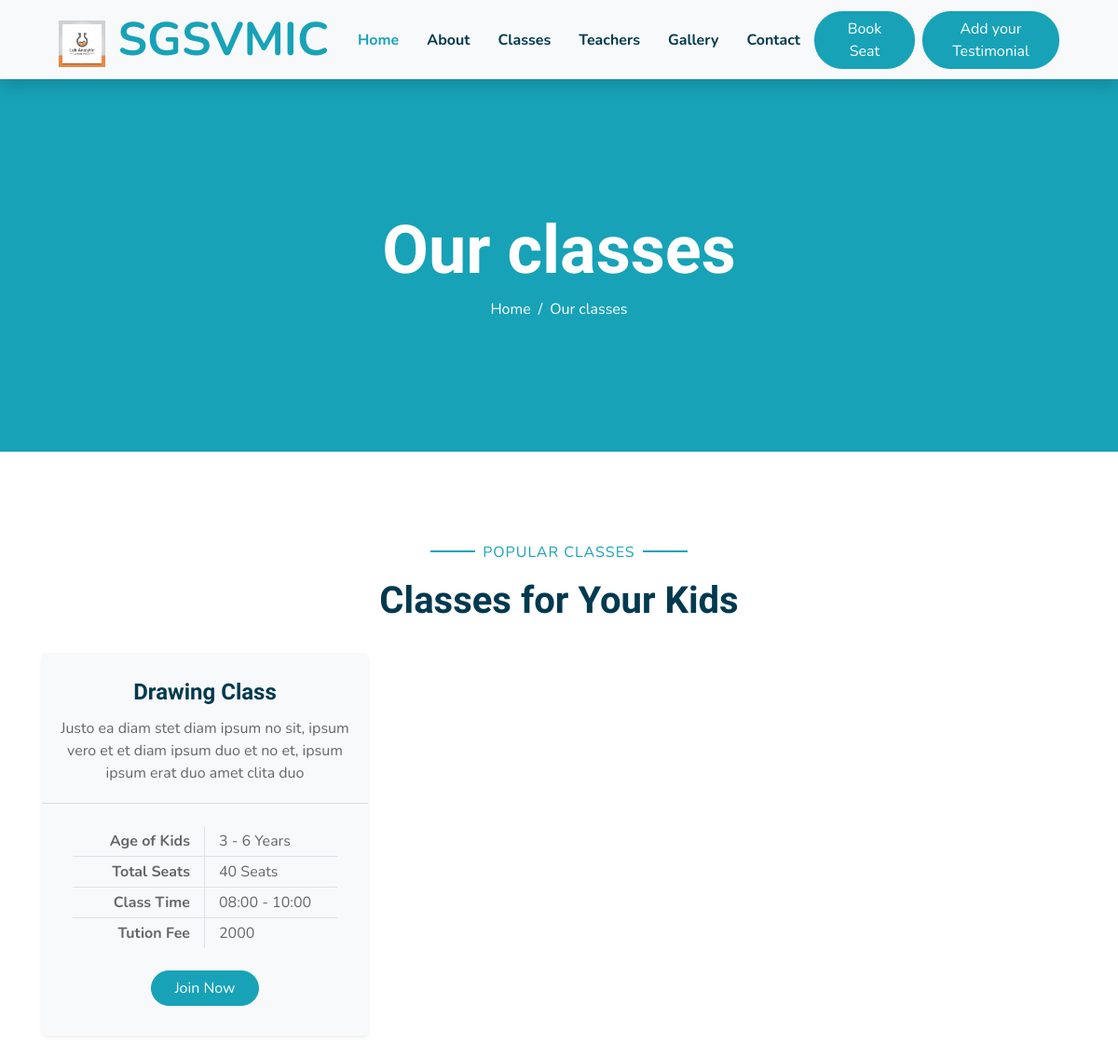
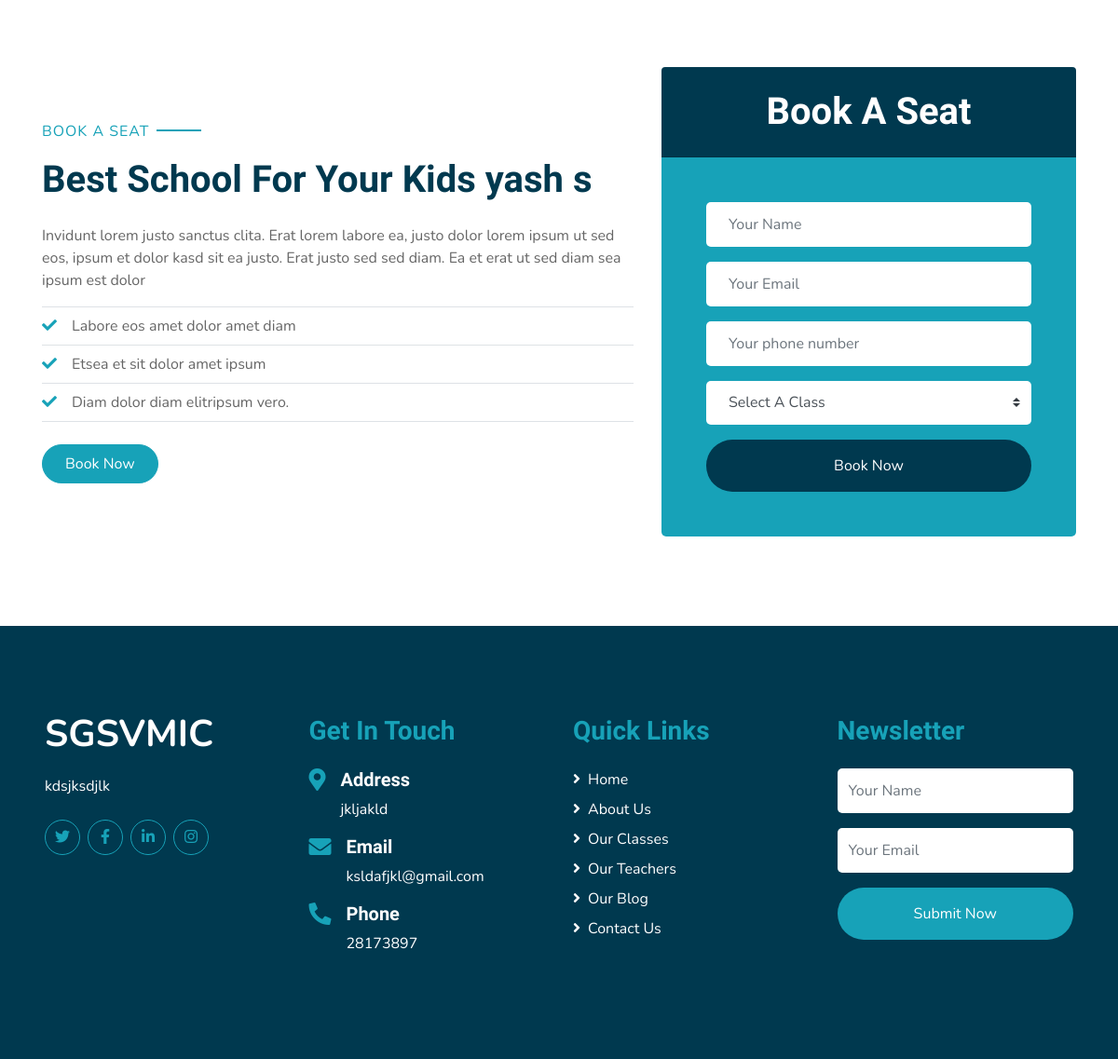
Page /classes on the committed database (2 pictures, top to bottom).
### home/models.py (models this page shows)
class MainHeading(models.Model):
    title = models.CharField(max_length=32, blank=False, null=False)
    about = models.TextField(max_length=300, blank=False, null=False)
    images = models.ImageField(upload_to='img/upload')
    school_logo = models.ImageField(upload_to='img/upload')

class classes(models.Model):
    class_name = models.CharField(max_length=60, blank=False, null=False)
    class_description = models.TextField(max_length=256, blank=False, null=False)
    class_times = models.CharField(max_length=60, blank=False, null=False)
    fee = models.IntegerField(blank=False, null=False)
    class_img = models.ImageField(blank=True)

class About_school(models.Model):
    title = models.CharField(max_length=32, blank=False, null=False)
    about_detail = models.TextField(max_length=320, blank=False, null=False)
    about_img1 = models.ImageField(upload_to='img/upload')
    about_img2 = models.ImageField(upload_to='img/upload')
    points_1 = models.CharField(max_length=32, blank=True, null=True)
    points_2 = models.CharField(max_length=32, blank=True, null=True)
    points_3 = models.CharField(max_length=32, blank=True, null=True)

class school_basic_detail(models.Model):
    about_school = models.TextField(max_length=500, blank=False, null=False)
    contact_description = models.TextField(max_length=500, blank=False, null=False)
    opening_Hours = models.TextField(max_length=500, blank=False, null=False)
    address = models.CharField(max_length=60, blank=False, null=False)
    email = models.EmailField(blank=True)
    phone = models.CharField(max_length=12, blank=False, null=False)
    Facebook = models.URLField(blank=True)
    instagram = models.URLField(blank=True)
    twitter = models.URLField(blank=True)
    linkedin = models.URLField(blank=True)

### home/views.py (the view)
# urls.py: path('classes', classes_page),
def classes_page(request):
    return render(request, 'html/pages/class.html', all_data())

### home/views.py (called while the page is built)
def all_data():
    media_url = settings.MEDIA_URL
    teachers = Teachers.objects.all()
    f = Facilities.objects.all()
    tes = testimonial.objects.all()
    c = classes.objects.all()
    b = blog.objects.all()
    de = school_basic_detail.objects.all()
    about = About_school.objects.all()
    main_heading = MainHeading.objects.all()
    img = images.objects.all()
    school_logo = main_heading[:1:-1][0].school_logo
    data = {'school_name': 'SGSVMIC',
            'teachers': teachers[:4],
            'Facilities': f[:6],
            'classes': c[:3],
            'blog': b[:3:-1],
            'school_detail': de[:1:-1],
            'about': about[:1:-1],
            'main_heading': main_heading[:1:-1],
            'images': img,
            'school_logo': school_logo,
            'media_url': media_url,
            'testimonial': tes[:10:-1]}
    return data

### templates/html/pages/class.html
{% extends 'html/index.html' %}
{% block content %}
<div class="container-fluid bg-primary mb-5">
        <div class="d-flex flex-column align-items-center justify-content-center" style="min-height: 400px">
            <h3 class="display-3 font-weight-bold text-white">Our classes</h3>
            <div class="d-inline-flex text-white">
                <p class="m-0"><a class="text-white" href="">Home</a></p>
                <p class="m-0 px-2">/</p>
                <p class="m-0">Our classes</p>
            </div>
        </div>
    </div>
{% include "html/component/class.html" %}
{% include "html/component/registration.html" %}
{% endblock %}

### templates/html/navbar_futtor/navbar.html (shortened to what this page needs)
{% load static %}
<div class="container-fluid bg-light position-relative shadow">
        <nav class="navbar navbar-expand-lg bg-light navbar-light py-3 py-lg-0 px-0 px-lg-5">
            <a href="/" class="navbar-brand font-weight-bold text-secondary" style="font-size: 50px;">
                <img  src="{% static school_logo %}" style="width:50px;height:50px;"></img>
                <span class="text-primary">{{school_name}}</span>
            </a>
            <div class="collapse navbar-collapse justify-content-between" id="navbarCollapse">
                <div class="navbar-nav font-weight-bold mx-auto py-0">
                    <a href="/" class="nav-item nav-link active">Home</a>
                    <a href="/about" class="nav-item nav-link">About</a>
                    <a href="/classes" class="nav-item nav-link">Classes</a>
                    <a href="/Teachers" class="nav-item nav-link">Teachers</a>
                    <a href="/gallery" class="nav-item nav-link">Gallery</a>
                    <a href="/contact" class="nav-item nav-link">Contact</a>
                </div>
                <a href="#Book_A_Seat" class="btn btn-primary px-4">Book Seat</a>
<button type="button" class="btn btn-primary ml-2" data-bs-toggle="modal" data-bs-target="#exampleModal">
  Add your Testimonial
</button>
        </nav>
    </div>

### templates/html/component/class.html (shortened to what this page needs)
{% load static%}
<div class="container-fluid pt-5">
        <div class="container">
            <div class="text-center pb-2">
                <p class="section-title px-5"><span class="px-2">Popular Classes</span></p>
                <h1 class="mb-4">Classes for Your Kids</h1>
            </div>
            <div class="row">
                {% for i in classes%}
                <div class="col-lg-4 mb-5">
                    <div class="card border-0 bg-light shadow-sm pb-2">
                        <div class="card-body text-center">
                            <h4 class="card-title">{{i.class_name}}</h4>
                            <p class="card-text">{{i.class_description}}</p>
                        </div>
                        <div class="card-footer bg-transparent py-4 px-5">
                            <div class="row border-bottom">
                                <div class="col-6 py-1 text-right border-right"><strong>Age of Kids</strong></div>
                                <div class="col-6 py-1">3 - 6 Years</div>
                            </div>
                            <div class="row border-bottom">
                                <div class="col-6 py-1 text-right border-right"><strong>Total Seats</strong></div>
                                <div class="col-6 py-1">40 Seats</div>
                            </div>
                            <div class="row border-bottom">
                                <div class="col-6 py-1 text-right border-right"><strong>Class Time</strong></div>
                                <div class="col-6 py-1">{{i.class_times}}</div>
                            </div>
                            <div class="row">
                                <div class="col-6 py-1 text-right border-right"><strong>Tution Fee</strong></div>
                                <div class="col-6 py-1">{{i.fee}}</div>
                            </div>
                        </div>
                        <a href="" class="btn btn-primary px-4 mx-auto mb-4">Join Now</a>
                    </div>
                </div>
                {% endfor %}
            </div>
        </div>
    </div>

### templates/html/component/registration.html (shortened to what this page needs)
<div class="container-fluid py-5">
        <div class="container">
            <div class="row align-items-center">
                 {% for i in about%}
                <div class="col-lg-7 mb-5 mb-lg-0">
                    <p class="section-title pr-5"><span class="pr-2">Book A Seat</span></p>
                    <h1 class="mb-4">{{i.title}}</h1>
                    <p>{{i.about_detail}}</p>
                    <ul class="list-inline m-0">
                         {% if i.points_1 %}
                                <li class="py-2 border-top border-bottom"><i class="fa fa-check text-primary mr-3"></i>{{i.points_1}}</li>
                                {% endif %}
                                {% if i.points_2 %}
                                <li class="py-2 border-bottom"><i class="fa fa-check text-primary mr-3"></i>{{i.points_2}}</li>
                                {% endif %}
                                {% if i.points_3 %}
                                <li class="py-2 border-bottom"><i class="fa fa-check text-primary mr-3"></i>{{i.points_3}}</li>
                            {% endif %}</ul>
                    <a href="" class="btn btn-primary mt-4 py-2 px-4">Book Now</a>
                </div>
                {% endfor  %}
                <div class="col-lg-5">
                    <div class="card border-0">
                        <div class="card-header bg-secondary text-center p-4">
                            <h1 class="text-white m-0" id="Book_A_Seat" >Book A Seat</h1>
                        </div>
                        <div class="card-body rounded-bottom bg-primary p-5">
                            <form action="/booking" method="post">
                                <div class="form-group">
                                    <input type="text" class="form-control border-0 p-4"  name='name' placeholder="Your Name" required="required" />
                                </div>
                                <div class="form-group">
                                    <input type="email" class="form-control border-0 p-4" name='email' placeholder="Your Email" required="required" />
                                </div>
                                <div class="form-group">
                                    <input type="phone" class="form-control border-0 p-4" name='phone' placeholder="Your phone number" required="required" />
                                </div>
                                <div class="form-group">
                                    <select class="custom-select border-0 px-4" style="height: 47px;" name='class_name'>
                                        <option selected>Select A Class</option>
                                    </select>
                                </div>
                                <div>
                                    <button class="btn btn-secondary btn-block border-0 py-3" type="submit">Book Now</button>
                                </div>
                            </form>
                        </div>
                    </div>
                </div>
            </div>
        </div>
    </div>

### templates/html/navbar_futtor/footer.html
 <div class="container-fluid bg-secondary text-white mt-5 py-5 px-sm-3 px-md-5">
     {% for i in school_detail%}
     <div class="row pt-5">
            <div class="col-lg-3 col-md-6 mb-5">
                <a href="" class="navbar-brand font-weight-bold text-primary m-0 mb-4 p-0" style="font-size: 40px; line-height: 40px;">
                    <span class="text-white">{{school_name}}</span>
                </a>
                <p>{{i.about_school}}</p>
                <div class="d-flex justify-content-start mt-4">
                    <a class="btn btn-outline-primary rounded-circle text-center mr-2 px-0"
                        style="width: 38px; height: 38px;" href="{{i.twitter}}"><i class="fab fa-twitter"></i></a>
                    <a class="btn btn-outline-primary rounded-circle text-center mr-2 px-0"
                        style="width: 38px; height: 38px;" href="{{i.Facebook}}"><i class="fab fa-facebook-f"></i></a>
                    <a class="btn btn-outline-primary rounded-circle text-center mr-2 px-0"
                        style="width: 38px; height: 38px;" href="{{i.linkedin}}"><i class="fab fa-linkedin-in"></i></a>
                    <a class="btn btn-outline-primary rounded-circle text-center mr-2 px-0"
                        style="width: 38px; height: 38px;" href="{{i.instagram}}"><i class="fab fa-instagram"></i></a>
                </div>
            </div>
            <div class="col-lg-3 col-md-6 mb-5">
                <h3 class="text-primary mb-4">Get In Touch</h3>
                <div class="d-flex">
                    <h4 class="fa fa-map-marker-alt text-primary"></h4>
                    <div class="pl-3">
                        <h5 class="text-white">Address</h5>
                        <p>{{i.address}}</p>
                    </div>
                </div>
                <div class="d-flex">
                    <h4 class="fa fa-envelope text-primary"></h4>
                    <div class="pl-3">
                        <h5 class="text-white">Email</h5>
                        <p>{{i.email}}</p>
                    </div>
                </div>
                <div class="d-flex">
                    <h4 class="fa fa-phone-alt text-primary"></h4>
                    <div class="pl-3">
                        <h5 class="text-white">Phone</h5>
                        <p>{{i.phone}}</p>
                    </div>
                </div>
            </div>
            <div class="col-lg-3 col-md-6 mb-5">
                <h3 class="text-primary mb-4">Quick Links</h3>
                <div class="d-flex flex-column justify-content-start">
                    <a class="text-white mb-2" href="#"><i class="fa fa-angle-right mr-2"></i>Home</a>
                    <a class="text-white mb-2" href="#"><i class="fa fa-angle-right mr-2"></i>About Us</a>
                    <a class="text-white mb-2" href="#"><i class="fa fa-angle-right mr-2"></i>Our Classes</a>
                    <a class="text-white mb-2" href="#"><i class="fa fa-angle-right mr-2"></i>Our Teachers</a>
                    <a class="text-white mb-2" href="#"><i class="fa fa-angle-right mr-2"></i>Our Blog</a>
                    <a class="text-white" href="#"><i class="fa fa-angle-right mr-2"></i>Contact Us</a>
                </div>
            </div>
            <div class="col-lg-3 col-md-6 mb-5">
                <h3 class="text-primary mb-4">Newsletter</h3>
                <form action="">
                    <div class="form-group">
                        <input type="text" class="form-control border-0 py-4" placeholder="Your Name" required="required" />
                    </div>
                    <div class="form-group">
                        <input type="email" class="form-control border-0 py-4" placeholder="Your Email"
                            required="required" />
                    </div>
                    <div>
                        <button class="btn btn-primary btn-block border-0 py-3" type="submit">Submit Now</button>
                    </div>
                </form>
            </div>
        </div>
{%endfor %}
    </div>

### rows in the picture
MainHeading: school_logo (picture)
classes: class_name "Drawing Class", class_description "Justo ea diam stet diam ipsum no sit, ipsum vero et et diam ipsum duo et no et, ipsum ipsum erat duo amet clita duo", class_times "08:00 - 10:00", fee "2000"
About_school: title "Best School For Your Kids yash s", about_detail "Invidunt lorem justo sanctus clita. Erat lorem labore ea, justo dolor lorem ipsum ut sed eos, ipsum et dolor kasd sit ea justo. Erat justo sed sed diam. Ea et erat ut sed diam sea ipsum est dolor", points_1 "Labore eos amet dolor amet diam", points_2 "Etsea et sit dolor amet ipsum", points_3 "Diam dolor diam elitripsum vero."
school_basic_detail: school_name "SGSVMIC", about_school "kdsjksdjlk", address "jkljakld", email "ksldafjkl@gmail.com", phone "28173897"

### other values in the picture
{{ school_name }} "SGSVMIC"
